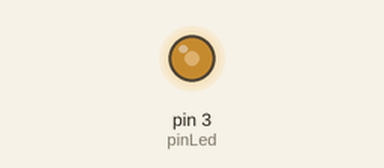
Simulated run of this sketch. Board: Arduino Uno, built with avr-gcc and run on an emulated ATmega328P. On the bench: output pins drawn as LEDs (lit = HIGH).

Above: at 0.1 s.
Timing chart, 0 to 1.6 s (numbered marks = the images above):
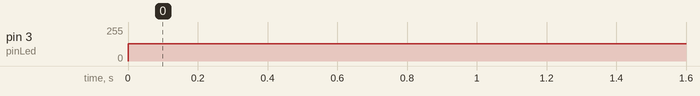

The sketch:

Salida_PWM.ino
```cpp
#include <Arduino.h>

byte pinLed = 3;

// 50% de 255 ≈ 127.5, se usa 128
byte valorPWM = 128;

void setup() {
	pinMode(pinLed, OUTPUT);
}

void loop() {
	analogWrite(pinLed, valorPWM);
}
```

Measured:
- by itself, pin 3 (pinLed): 0/255 → 128/255 at 0.00 s
